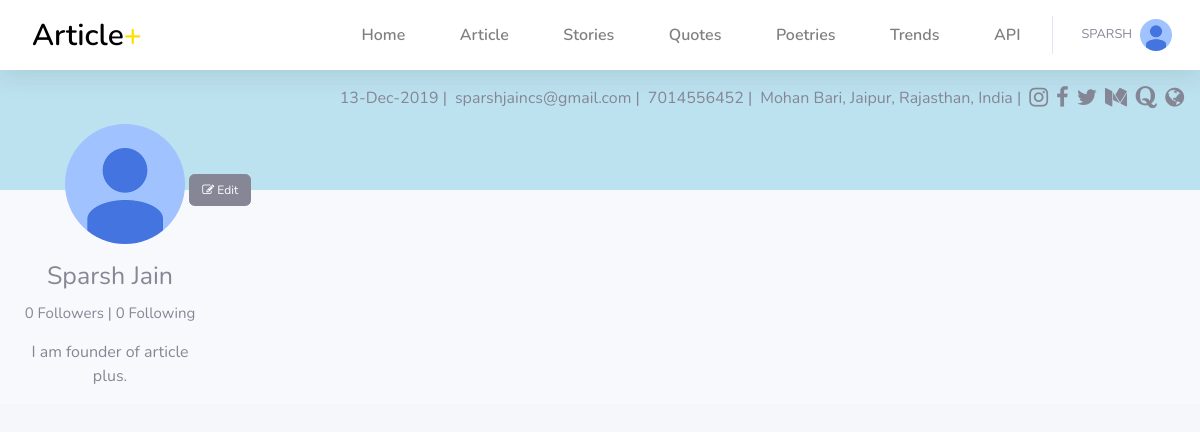
Screenshot of /profile/ (signed in) with the database file from the repository.
### article/models.py (models this page shows, shortened)
class Profile(models.Model):
    user = models.OneToOneField(User, on_delete=models.CASCADE)
    first_name = models.CharField(max_length=50, blank=True,default="---")
    last_name = models.CharField(max_length=50, blank=True,default="---")
    email = models.EmailField(max_length=50, blank=True,default="---")
    phone_number = models.CharField(max_length=13, blank=True,default="---")
    avatar = models.ImageField(upload_to='users/avatar',blank=False,default = 'users/avatar/default.jpg')
    bio = models.TextField(blank=True,default="---")
    address = models.CharField(max_length=50, blank=True,default="---")
    city = models.CharField(max_length=50, blank=True,default="---")
    state  = models.CharField(max_length=50, blank=True,default="---")
    country = models.CharField(max_length=50, blank=True,default="---")
    date_of_birth = models.CharField(max_length=13, blank=True,default="---")
    follow = models.ManyToManyField(User,default=None,blank=True,related_name="follow_title")
    following = models.ManyToManyField(User,default=None,blank=True,related_name="following_title")
    signup_confirmation = models.BooleanField(default=False)
    instagram = models.CharField(max_length=1000,blank=True,null=True)
    facebook = models.CharField(max_length=1000,blank=True,null=True)
    twitter = models.CharField(max_length=1000,blank=True,null=True)
    medium = models.CharField(max_length=1000,blank=True,null=True)
    quora = models.CharField(max_length=1000,blank=True,null=True)
    other = models.CharField(max_length=1000,blank=True,null=True)
    favourities = models.ManyToManyField(Articles,blank=True,related_name="articles_titles")
    fav_stories = models.ManyToManyField(Stories,blank=True,related_name="stories_titles")

### article/views.py (the view)
# urls.py: path('profile/',views.profile,name='profile'),
def profile(request):
    context = {}
    profile_ins = Profile.objects.get(user = request.user)
    context['profile'] = profile_ins
    context['articles'] = Articles.objects.filter(user_name2 = request.user).order_by('-date_Publish','-time')
    initial = {
        "first_name":profile_ins.first_name,
        "last_name":profile_ins.last_name,
        "email":profile_ins.email,
        "phone_number":profile_ins.phone_number,
        "avatar":profile_ins.avatar,
        "bio":profile_ins.bio,
        "address":profile_ins.address,
        "city":profile_ins.city,
        "state":profile_ins.state,
        "country":profile_ins.country,
        "date_of_birth":profile_ins.date_of_birth,
        "quora":profile_ins.quora,
        "medium":profile_ins.medium,
        "other":profile_ins.other
    }
    context['p_form'] = ProfileForm(initial=initial)
    leader = Articles.objects.all().annotate(num_li = Count('liked'),num_dis = Count('disliked')).order_by('-num_li','num_dis')
    leader_data=[]
    for i in leader:
        if i.user_name2.profile in leader_data:
            continue
        else:
            leader_data.append(i.user_name2.profile)
    lead_data=[]
    for i in leader_data:
        tot_post =Articles.objects.filter(user_name2 = i.user,status="published").count()
        lead_data.append((i,tot_post))
    context['leaderboard'] = lead_data
    if request.user in leader_data:
        my_rank = leader_data.index(request.user)+1
    else:
        my_rank = len(leader_data)+1
    context['my_rank'] = my_rank
    suggestions = []
    for i in profile_ins.follow.all():
       for j in i.profile.follow.all() :
           if j.profile not in suggestions and j not in profile_ins.follow.all()  and j.username != request.user.username:
               suggestions.append(j.profile)
    for i in User.objects.all():
        if i not in profile_ins.follow.all() and i not in profile_ins.following.all() and i.username != request.user.username:
            if i.profile not in suggestions:
                suggestions.append(i.profile)
    act_data = activity.objects.filter(user_name3 = request.user).order_by('-date_activity','-activity_time')
    context['activity'] = act_data
    context['suggestion'] = suggestions
    context['stories'] = Stories.objects.all().order_by('-date_Publish','-time')
    if Notifications.objects.filter(user_name4 = request.user).exists():
            notify = Notifications.objects.get(user_name4 = request.user)
            activity_c,follow_c,following_c = notify.activity_profile_count,notify.follow_count,notify.following_count
            original_act_count = act_data.count()
            original_foll_count = profile_ins.follow.count()
            original_following_count = profile_ins.following.count()
            notify.activity_profile_count = original_act_count
            notify.follow_count = original_foll_count
            notify.following_count = original_following_count
            notify.save()
            d_a_c = original_act_count - activity_c
            f_a_c = original_foll_count - follow_c
            fi_a_c = original_following_count - following_c
            act_status = (False,) if d_a_c <= 0 else (True,d_a_c)
            follow_status = (False,) if f_a_c <= 0 else  (True,f_a_c)
            following_status = (False,) if fi_a_c <= 0 else  (True,fi_a_c)
    else:
            act_status = (False,)
            follow_status = (False,)
            following_status = (False,)
    context['act1_status'] = act_status
    context['follow1_status'] = follow_status
    context['following1_status'] = following_status
    return render(request,'article/profile.html',context)

### article/templates/article/profile.html (shortened to what this page needs)
{% extends 'article/base1.html' %}
{% load static %}
{% load crispy_forms_tags %}
{% load to_and %}
{% block navbar %}
{% include 'article/navbar1.html' %}
<header style="margin-top:70px;" class="jumb d-none d-sm-block">
   <div class="row">
       <div class="col-md-12 col-lg-12 d-none d-sm-block" style="">
          <div style="display: flex; justify-content: flex-end;" class="mt-3 mr-3">
            <a class="ml-2 d-md-none d-lg-block"> {{profile.date_of_birth}} | </a>
            <a class="ml-2">{{profile.email}} | </a>
            <a class="ml-2"> {{profile.phone_number}} | </a>
            <a class="ml-2"> {{profile.address}}, {{profile.city}}, {{profile.state}}, {{profile.country}} | </a>
            <a><i class="fa fa-instagram ml-2" style="font-size: 22px;"></i></a>
            <a><i class="fa fa-facebook ml-2" style="font-size: 22px;"></i></a>
            <a><i class="fa fa-twitter ml-2" style="font-size: 22px;"></i></a>
            <a><i class="fa fa-medium ml-2" style="font-size: 22px;"></i></a>
            <a><i class="fa fa-quora ml-2" style="font-size: 22px;"></i></a>
            <a><i class="fa fa-globe ml-2" style="font-size: 22px;"></i></a>
          </div>
       </div>
   </div>
   <div>
   <img src="/media/{{profile.avatar}}" style="height:120px; width:120px; border-radius: 50%; margin-top:12px; margin-left: 65px;">
   {% if not watch %}
   <a><button class="btn btn-secondary mt-4" style="font-size: 12px;" data-toggle="modal" data-target="#modalLoginForm"><i class="fa fa-edit "></i> Edit </button> </a>
   {%endif%}
  </div>
</header>
{% endblock %}
{% block content %}
<div class="row">
    <div class="col-12 col-sm-12 col-md-4 col-lg-2 " >
    <div>
            <div style="display: flex; justify-content: center;">
              <center><p style="font-size: 25px; margin-top: -20px;" class="">{{profile.first_name|capfirst}} {{profile.last_name|capfirst}}</p></center>
            </div>
            <div style="display: flex; justify-content: center;">
                <center><p style="font-size: 15px; margin-top: -10px;" class="">{{profile.following.count}} Followers | {{profile.follow.count}} Following</p></center>
              </div>
            <div>
               <center> <p>{{profile.bio}}</p></center>
            </div>
    </div>
    </div>
    <div class="col-lg-10">
    </div>
</div>
{% endblock %}

### article/templates/article/navbar1.html (shortened to what this page needs)
<nav class="navbar navbar-expand navbar-light bg-white topbar mb-4 fixed-top shadow ">
    <div class="navbar-brand ml-3" >
        <a href="{% url 'homepage' %}" style="color:black; text-decoration: none; font-size: 30px; font-weight: 600;" >
            Article<span style="color:#FFDF01;">+</span>
        </a>
    </div>
    <div class="collapse navbar-collapse" id="navbarcontent" >
    <ul class="navbar-nav ml-auto">
      <li class="nav-item dropdown no-arrow mx-1 d-none d-lg-block">
        <a class="nav-link" style="color:rgb(0,0,0,0.5); font-weight: 600;" href="{% url 'homepage' %}">
           Home
        </a>
    </li>
        <li class="nav-item dropdown no-arrow mx-1 d-none d-lg-block">
            <a class="nav-link" style="color:rgb(0,0,0,0.5); font-weight: 600;" href="{% url 'article_section' %}">
               Article
            </a>
        </li>
        <li class="nav-item dropdown no-arrow mx-1 d-none d-lg-block">
            <a class="nav-link" style="color:rgb(0,0,0,0.5); font-weight: 600;" href="{% url 'stories' %}">
               Stories
            </a>
        </li>
        <li class="nav-item dropdown no-arrow mx-1 d-none d-lg-block">
            <a class="nav-link" style="color:rgb(0,0,0,0.5); font-weight: 600;" href="{% url 'quotes' %}">
               Quotes
            </a>
        </li>
        <li class="nav-item dropdown no-arrow mx-1 d-none d-lg-block">
            <a class="nav-link" style="color:rgb(0,0,0,0.5); font-weight: 600;" href="{% url 'poetries' %}">
               Poetries
            </a>
        </li>
        <li class="nav-item dropdown no-arrow mx-1 d-none d-lg-block">
          <a class="nav-link" style="color:rgb(0,0,0,0.5); font-weight: 600;" href="{% url 'trends' %}">
             Trends
          </a>
      </li>
        <li class="nav-item dropdown no-arrow mx-1 d-none d-lg-block">
            <a class="nav-link" style="color:rgb(0,0,0,0.5); font-weight: 600;">
               API
            </a>
        </li>
      {% if request.user.is_authenticated %}
      <li class="nav-item dropdown no-arrow">
        <a class="nav-link dropdown-toggle" href="#" id="userDropdown" role="button" data-toggle="dropdown" aria-haspopup="true" aria-expanded="false">
          <span class="mr-2 d-none d-lg-inline text-gray-600 small">{{request.user|upper}}</span>
          <img class="img-profile rounded-circle" src="/media/{{request.user.profile.avatar}}">
        </a>
      </li>
      {% else %}
      <li class="nav-item dropdown no-arrow mx-1 d-none d-sm-block">
        <a class="nav-link" style="color:rgb(0,0,0,0.5); font-weight: 600;" href="{% url 'login' %}">
           <span class="fa fa-minus bar"></span>SIGNIN
        </a>
    </li>
      {% endif %}
    </ul>
</div>
</nav>

### rows the page displays
Profile: date_of_birth "13-Dec-2019", email "sparshjaincs@gmail.com", phone_number "7014556452", address "Mohan Bari", city "Jaipur", state "Rajasthan", country "India", avatar (placeholder picture), first_name "Sparsh", last_name "Jain", following.count "0", follow.count "0", bio "I am founder of article plus."

### other values shown
{{ request.user|upper }} "SPARSH"
